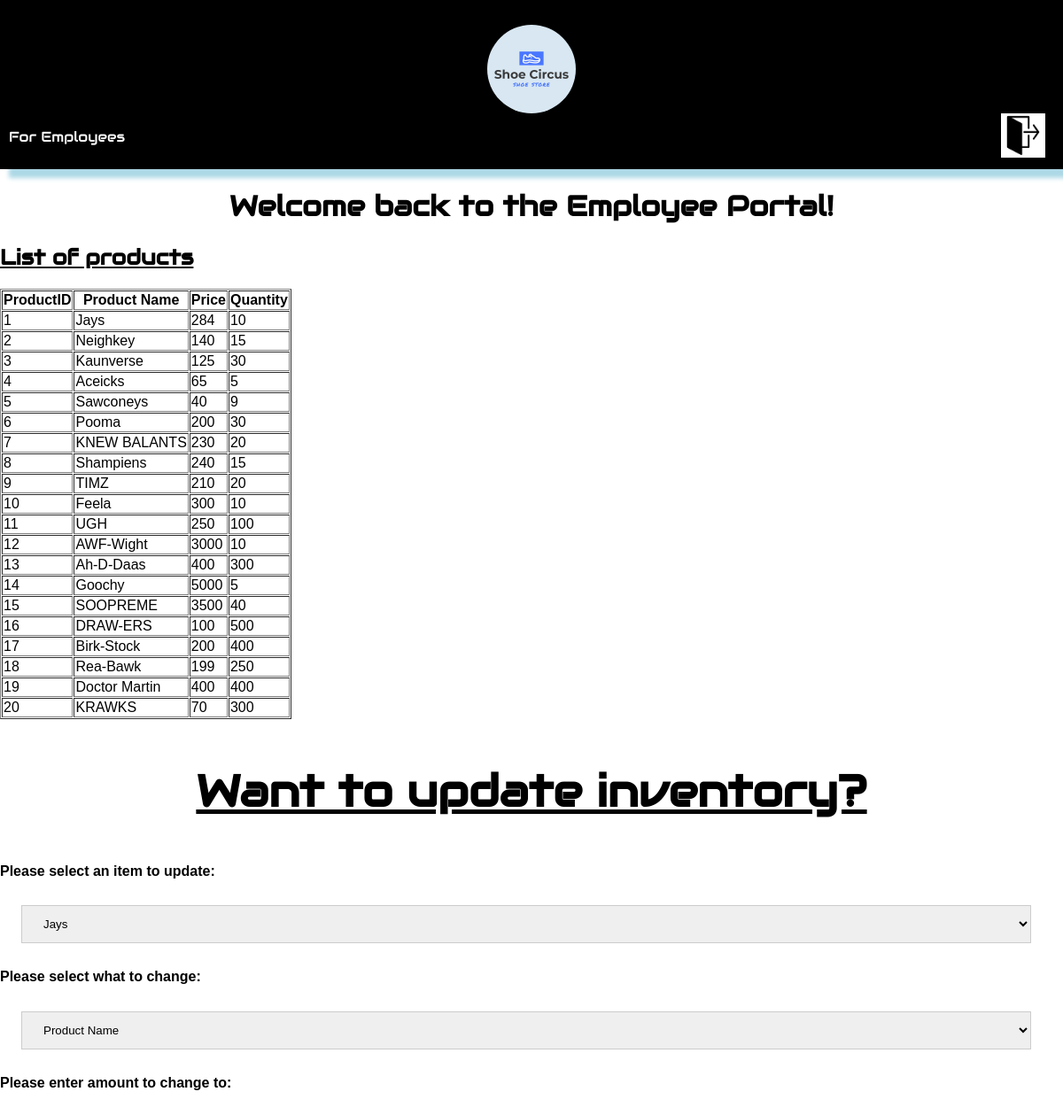
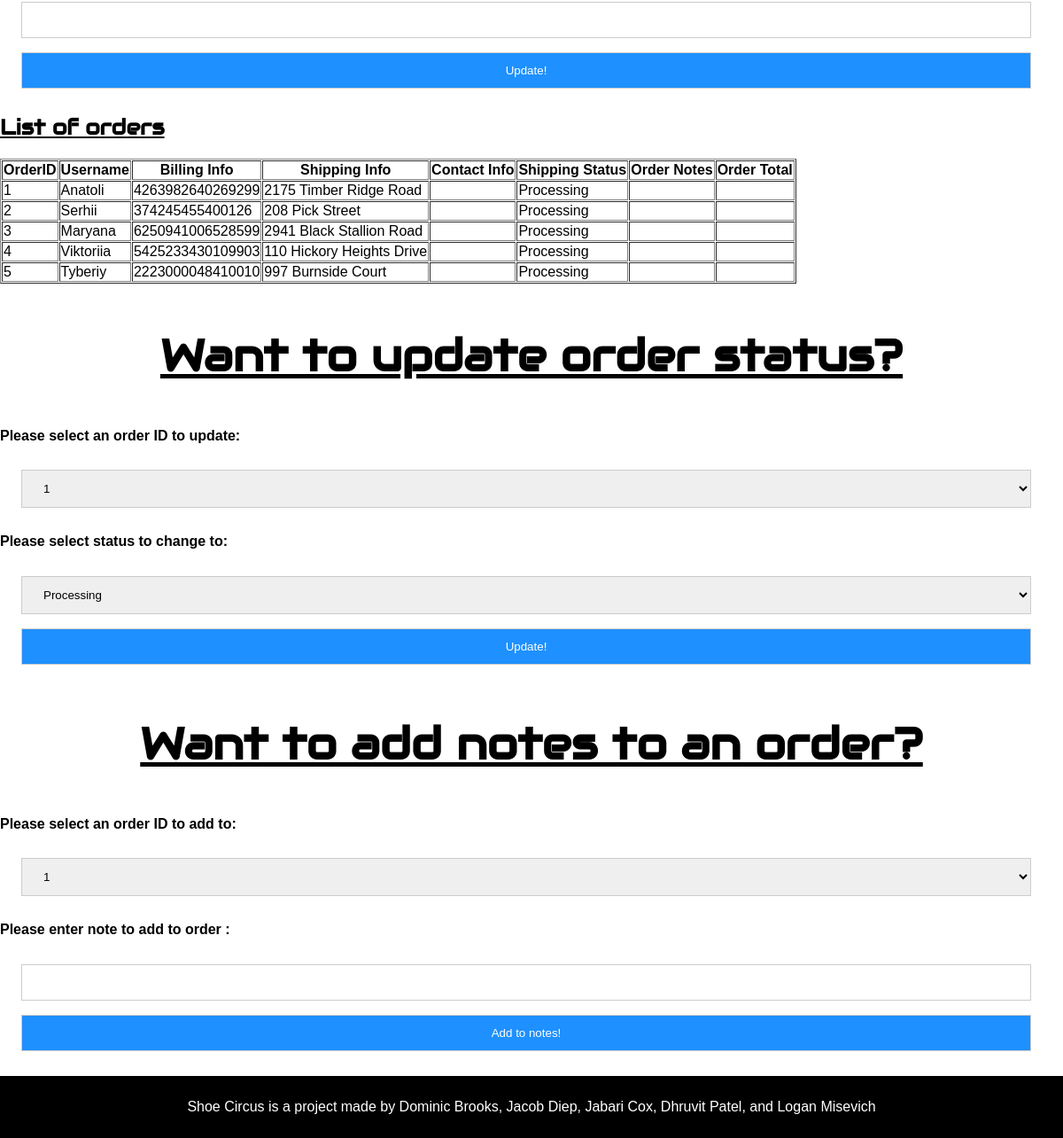
Page /PHP/employeemain.php on the committed database (2 pictures, top to bottom).
### tables this page shows
CREATE TABLE INVENTORY (
productID INT AUTO_INCREMENT,
productName VARCHAR(20),
price INT,
qty INT,

PRIMARY KEY (productID)
);

CREATE TABLE ORDERZ (
orderID INT AUTO_INCREMENT,
userName VARCHAR(20),
billingINFO CHAR(16),
shipINFO VARCHAR(255),
ship_status VARCHAR (40) DEFAULT 'Processing',

PRIMARY KEY (orderID),
FOREIGN KEY (userName) REFERENCES USERZ (userName)

);

### PHP/employeemain.php (the view, shortened to what this page needs)
<!DOCTYPE html>
<html lang="en">
<head>
</head>
<body>
<div class="header">
  <a href="customermain.php" class="logo"><img class = "dart" src ="shoeimage/CompanyLogo.png" alt = "Company Logo" ></a>
  <p class = "icon">For Employees</p>
  <a href = "GroupProjectlogin.html"><img class = "icon-right" src = "shoeimage/Logout.png" alt = "Logout"></a>
  </div>
<?php
try{
    $dsn = "mysql:host=courses;dbname=".$username;
    $pdo = new PDO($dsn, $username, $password);
    $pdo->setAttribute(PDO::ATTR_ERRMODE, PDO::ERRMODE_EXCEPTION);
}
catch(PDOexception $except) {
    echo "Connection to database failed: " . $except->getMessage();
}
echo"<style> h1{text-align: center;} </style> <h1> Welcome back ".$_SESSION["username"]." to the Employee Portal!";
echo "<h2><b><u> List of products</u></b></h2>";
$rs=$pdo->query("SELECT * FROM INVENTORY");
$rows=$rs->fetchAll(PDO::FETCH_ASSOC);
echo "<table border=1 cellspacing=1>";
echo "<tr> <th>ProductID</th> <th>Product Name</th> <th>Price</th> <th>Quantity</th> \n";
foreach($rows as $row){
    echo"<tr>";
    echo "<td>". $row["productID"]."</td> <td>".$row["productName"]."</td> <td>".$row["price"]."</td> <td>".$row["qty"]."</td>";
    echo"</tr>";
}
echo "</table>";
echo "<form method=\"POST\" >";
    echo "<h3><u>Want to update inventory?</u>\n";
    echo "<h4>Please select an item to update: </h4>";
    echo "<select name = \"productName\">";
    foreach($rows as $row){
    echo "<option value=".$row["productName"].">".$row["productName"]."</option>";
    }
    echo "</select>";
    echo "<h4>Please select what to change: </h4>";
    echo "<select name = \"partChange\">";
    echo "<option value=\"productName\"> Product Name </option>";
    echo "</select>";
    echo"<h4>Please enter amount to change to: </h4>";
    echo"<input type=\"text\" name=\"uamount\">";
    echo "<input type = \"submit\" name = \"purchase\" value=\"Update!\" />";
    echo "</form>";
    echo "<h2><b><u> List of orders</u></b></h2>";
    $rs2=$pdo->query("SELECT * FROM ORDERZ");
    $rows2=$rs2->fetchAll(PDO::FETCH_ASSOC);
    echo "<table border=1 cellspacing=1>";
    echo "<tr> <th>OrderID</th> <th>Username</th> <th>Billing Info</th> <th>Shipping Info</th><th>Contact Info</th> <th>Shipping Status</th> <th>Order Notes</th> <th>Order Total</th> </tr>\n";
    foreach($rows2 as $row2){
        echo"<tr>";
        echo "<td>". $row2["orderID"]."</td> <td>".$row2["userName"]."</td> <td>".$row2["billingINFO"]."</td> <td>".$row2["shipINFO"]."</td><td>".$row2["contactINFO"]."</td> <td>".$row2["ship_status"]."</td> <td>".$row2["orderNotes"]."</td> <td>".$row2["orderTotal"]."</td>\n";
        echo"</tr>";
    }
    echo "</table>";
    echo "<form  method=\"POST\" >";
        echo "<h3><u>Want to update order status?</u>\n";
        echo "<h4>Please select an order ID to update: </h4>";
        echo "<select name = \"orderID\">";
        foreach($rows2 as $row2){
        echo "<option value=".$row2["orderID"].">".$row2["orderID"]."</option>";
        }
        echo "</select>";
        echo "<h4>Please select status to change to: </h4>";
        echo "<select name = \"oStatus\">";
        echo "<option value=\"Processing\"> Processing </option>";
        echo "</select>";
        echo "<input type = \"submit\" name = \"purchase\" value=\"Update!\" />";
        echo "</form>";
    echo "<form method=\"POST\" >";
    echo "<h3><u>Want to add notes to an order?</u></h3>\n";
    echo "<h4>Please select an order ID to add to: </h4>";
    echo "<select name = \"orderID\">";
    foreach($rows2 as $row2){
    echo "<option value=".$row2["orderID"].">".$row2["orderID"]."</option>";
    }
    echo "</select>";
    echo"<h4>Please enter note to add to order :</h4>";
    echo"<input type=\"text\" name=\"addNotes\">";
    echo "<input type = \"submit\" name = \"notes\" value=\"Add to notes!\" />";
    echo "</form>";
?>
<div class = "footer">
  <p>Shoe Circus is a project made by Dominic Brooks, Jacob Diep, Jabari Cox, Dhruvit Patel, and Logan Misevich</p>
</div>
</body></html>

### PHP/employeemain.php (style rules this page uses)
* { box-sizing: border-box; }
body { margin: 0; font-family: Arial, Helvetica, sans-serif; }
.header { overflow: hidden; background-color: black; padding: 10px 10px; width: 100%; box-shadow: 10px 10px 5px lightblue; }
input[type=text], select, input[type=submit] { width: 95%; padding: 12px 20px; margin: 8px 0; margin-left: 2%; display: inline-block; border: 1px solid #ccc; box-sizing: border-box; }
input[type=submit] { color: white; background-color: dodgerblue; }
.header a { float: center; color: white; text-align: center; padding: 12px; text-decoration: none; border-radius: 4px; }
.icon { float: left; color: white; font-family: "Audiowide", sans-serif; }
h1 { font-family: "Audiowide", sans-serif; }
h2 { font-family: "Audiowide", sans-serif; }
h3 { text-align:center; font-size: 50px; font-family: "Audiowide", sans-serif; }
.icon-right { width: 50px; height: 50px; float: right; margin-right: 10px; background-color: white; }
.footer { background-color: black; color: white; width:100%; padding: 10px 10px; text-align: center; margin-top: 20px; }
.dart { display:block; text-align: center; margin-left: auto; margin-right: auto; width: 100px; height:100px; border-radius:50%; }
h1 { text-align: center; }

### rows in the picture
inventory: productID "1", productName "Jays", price "284", qty "10"
inventory: productID "2", productName "Neighkey", price "140", qty "15"
inventory: productID "3", productName "Kaunverse", price "125", qty "30"
inventory: productID "4", productName "Aceicks", price "65", qty "5"
inventory: productID "5", productName "Sawconeys", price "40", qty "9"
inventory: productID "6", productName "Pooma", price "200", qty "30"
inventory: productID "7", productName "KNEW BALANTS", price "230", qty "20"
inventory: productID "8", productName "Shampiens", price "240", qty "15"
inventory: productID "9", productName "TIMZ", price "210", qty "20"
inventory: productID "10", productName "Feela", price "300", qty "10"
inventory: productID "11", productName "UGH", price "250", qty "100"
inventory: productID "12", productName "AWF-Wight", price "3000", qty "10"
inventory: productID "13", productName "Ah-D-Daas", price "400", qty "300"
inventory: productID "14", productName "Goochy", price "5000", qty "5"
inventory: productID "15", productName "SOOPREME", price "3500", qty "40"
inventory: productID "16", productName "DRAW-ERS", price "100", qty "500"
inventory: productID "17", productName "Birk-Stock", price "200", qty "400"
inventory: productID "18", productName "Rea-Bawk", price "199", qty "250"
inventory: productID "19", productName "Doctor Martin", price "400", qty "400"
inventory: productID "20", productName "KRAWKS", price "70", qty "300"
orderz: orderID "1", userName "Anatoli", billingINFO "4263982640269299", shipINFO "2175 Timber Ridge Road", ship_status "Processing"
orderz: orderID "2", userName "Serhii", billingINFO "374245455400126", shipINFO "208 Pick Street", ship_status "Processing"
orderz: orderID "3", userName "Maryana", billingINFO "6250941006528599", shipINFO "2941 Black Stallion Road", ship_status "Processing"
orderz: orderID "4", userName "Viktoriia", billingINFO "5425233430109903", shipINFO "110 Hickory Heights Drive", ship_status "Processing"
orderz: orderID "5", userName "Tyberiy", billingINFO "2223000048410010", shipINFO "997 Burnside Court", ship_status "Processing"

### other values in the picture
form field productName "Jays"
form field orderID "1"
